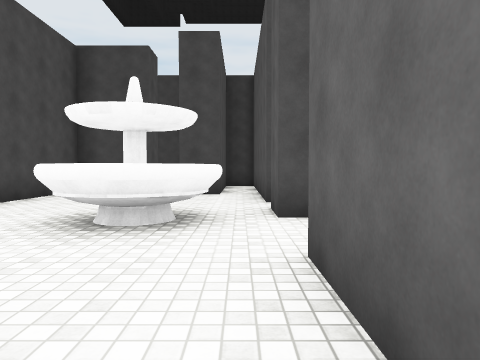
View 1 (above)

23 first-person views from a walk through a scene from a Unity 3-D project. The camera is 1.3 m above the floor, tilts 2° down and sees 70° across. The floor is counted in squares, 2 m on a side. Each view is taken from the middle of a square. On the plan, view 1 faces up. The plan holds only what a view shows up to about 10 squares ahead; the rest is blank. The place goes on beyond the plan. The player is left out. Surface patterns are stand-ins for the level's own textures.

View 2
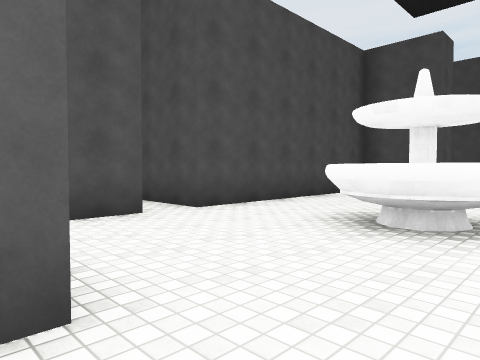

View 3
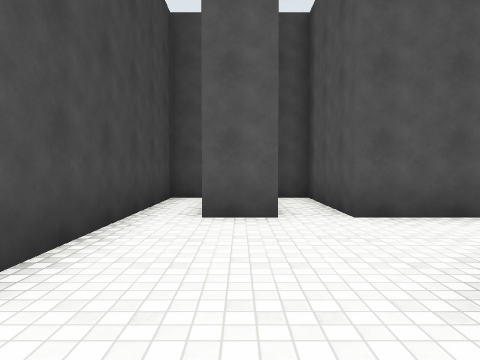

View 4
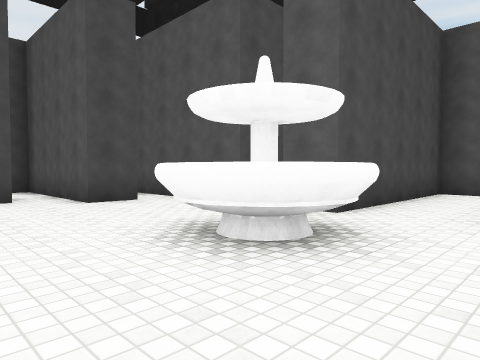

View 5
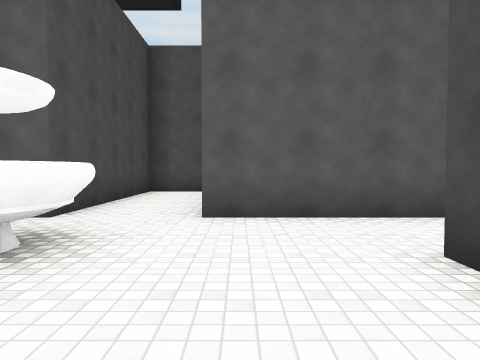

View 6
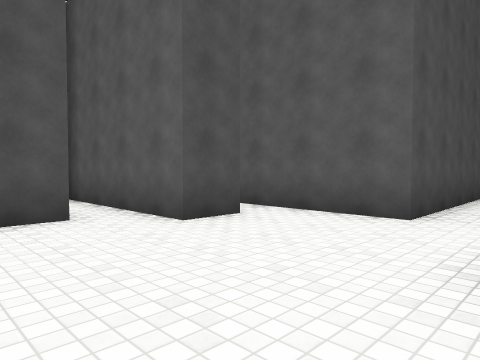

View 7
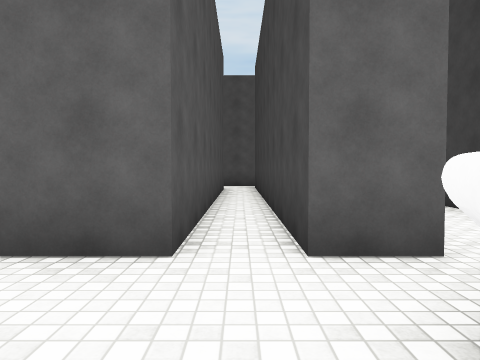

View 8
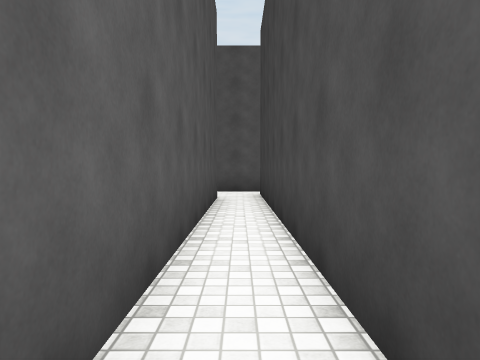

View 9
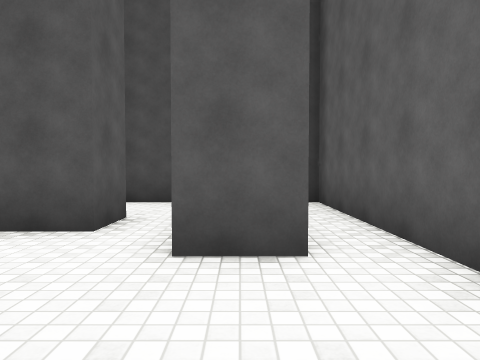

View 10
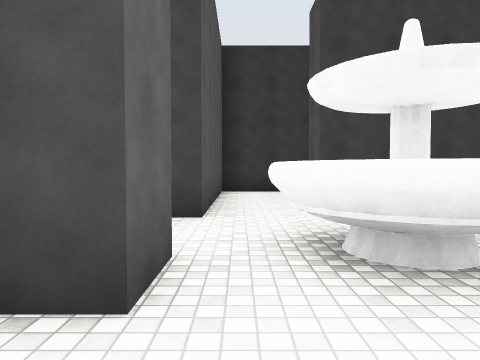

View 11
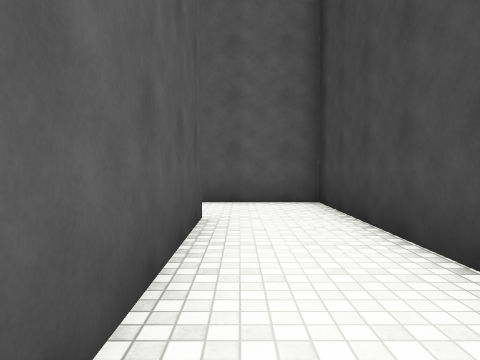

View 12
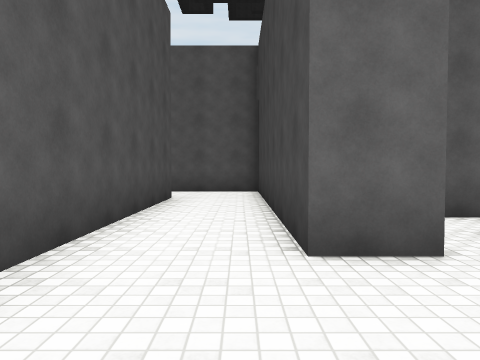

View 13
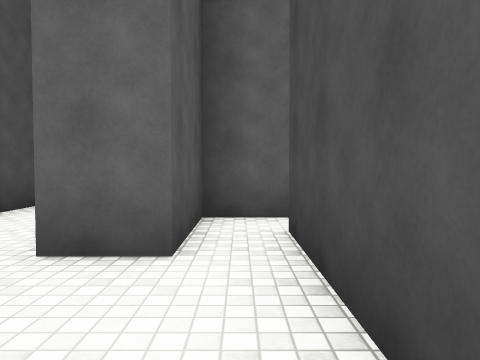

View 14
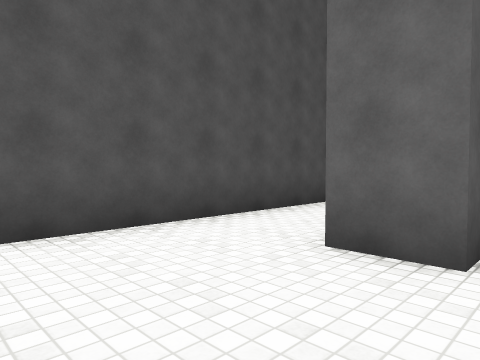

View 15
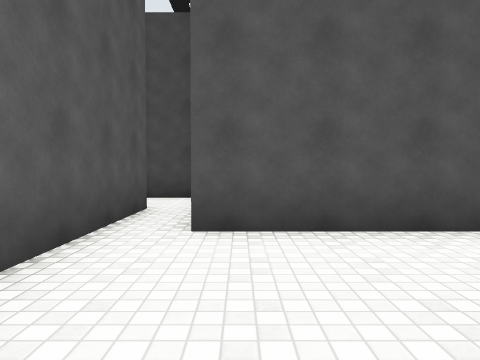

View 16
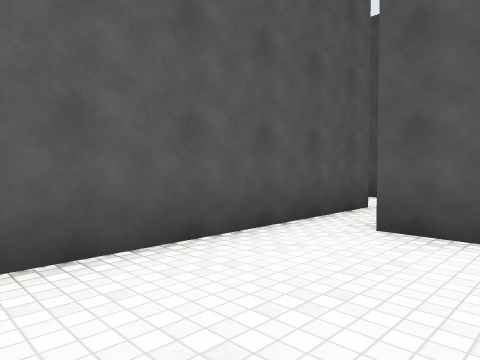

View 17
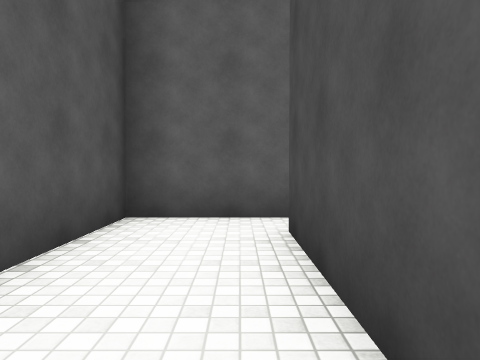

View 18
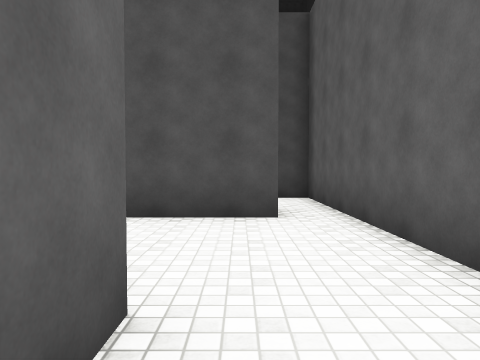

View 19
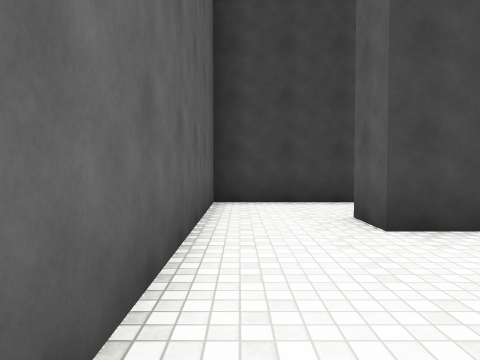

View 20
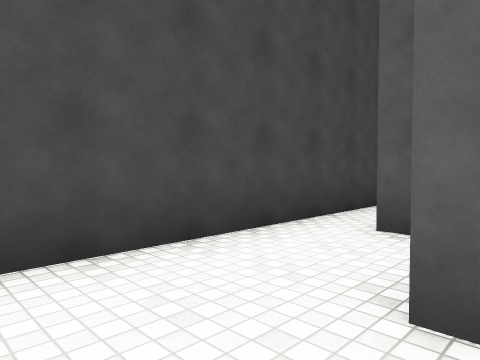

View 21
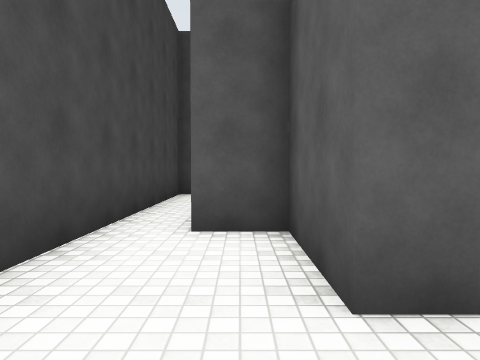

View 22
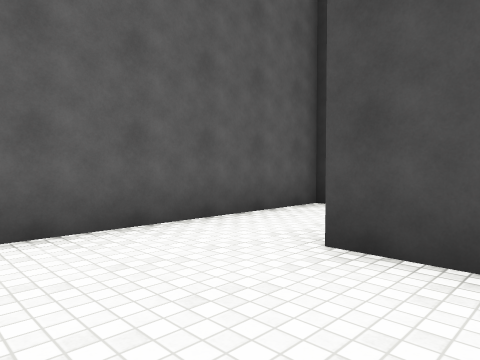

View 23
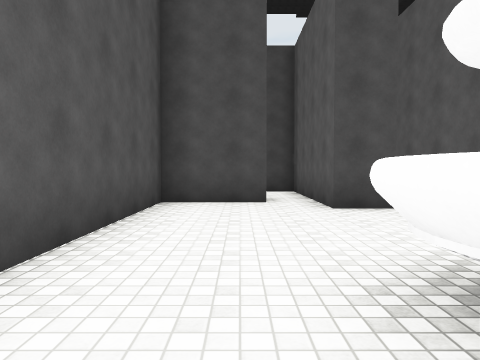

### Floor plan
Ten units are one square. View 1 is at (0, 0); x grows to the right and y downward. Boxes are objects, and circles mark ways between rooms. Rooms are numbered by the first view taken in them; rooms with no view inside come last. Other rooms are left out.
<svg viewBox="-110 -130 220 187">
<path fill="none" stroke="#000" d="M5 -45 5 -55 95 -55M-4 -85 -15 -85 -15 -105M-45 -26 -45 -15M-25 -105 -25 -95 -45 -95 -45 -35 -75 -35 -75 -28M5 5 5 -25M-75 -12 -75 -5 -15 -5 -15 2M82 -65 5 -65 5 -125M105 -54 105 -66M-65 35 -65 25 5 25 5 5M-15 5 -85 5M-84 45 -65 45M-95 4 -95 36M5 -25 45 -25M55 -15 55 -45 5 -45M35 15 35 25 15 25 15 35M-35 45 55 45 55 15M24 15 35 15M45 -15 25 -15M55 15 55 -15M-95 -15 -95 4M-90 -35 -105 -35M-65 45 -55 45M-45 52 -45 35 -65 35"/>
<rect x="-25" y="-55" width="20" height="20" fill="#bbb"><title>fountain</title></rect>
<circle cx="-5" cy="0" r="3" fill="#2a7"/>
<circle cx="0" cy="-30" r="3" fill="#2a7"/>
<circle cx="-90" cy="10" r="3" fill="#2a7"/>
<circle cx="-60" cy="40" r="3" fill="#2a7"/>
<circle cx="50" cy="-20" r="3" fill="#2a7"/>
<circle cx="45" cy="20" r="3" fill="#2a7"/>
<text x="-10" y="-50">1</text>
<text x="-50" y="20">2</text>
<text x="30" y="-30">3</text>
<text x="20" y="30">4</text>
<text x="30" y="0">5</text>
<text x="-90" y="-20">6</text>
<text x="-60" y="40">7</text>
</svg>
Room 1 opens to room 2. Room 1 opens to room 3. Room 2 opens to room 6. Room 2 opens to room 7. Room 3 opens to room 5. Room 4 opens to room 5.

Where each view was taken, in squares from view 1:
view 1: 0 up, 0 right, facing up
view 2: 0 up, 0 right, facing up-left
view 3: 2 up, 0 right, facing left
view 4: 2 up, 4 left, facing up-right
view 5: 2 up, 4 left, facing right
view 6: 5 up, 4 left, facing up-right
view 7: 6 up, 2 left, facing right
view 8: 6 up, 1 right, facing right
view 9: 6 up, 1 left, facing up
view 10: 7 up, 0 right, facing down
view 11: 1 down, 6 left, facing right
view 12: 2 down, 9 left, facing right
view 13: 4 down, 9 left, facing right
view 14: 4 down, 9 left, facing up-right
view 15: 4 down, 8 left, facing up
view 16: 4 down, 7 left, facing up-left
view 17: 3 up, 1 right, facing right
view 18: 3 down, 4 right, facing up
view 19: 2 up, 5 right, facing down
view 20: 2 down, 5 right, facing down-left
view 21: 3 down, 5 right, facing left
view 22: 1 up, 2 right, facing down-right
view 23: 3 up, 3 left, facing up
